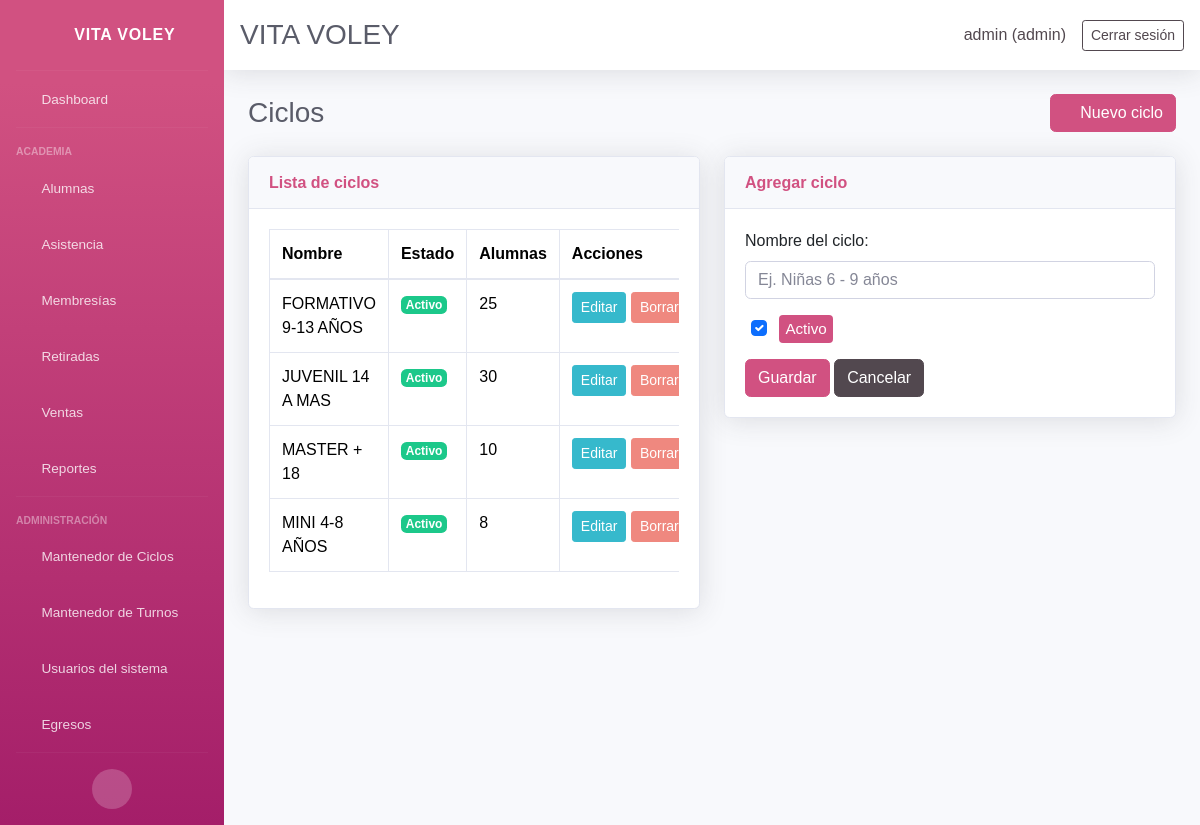
/cycles/ (signed in), run on an earlier commit of the app's database.
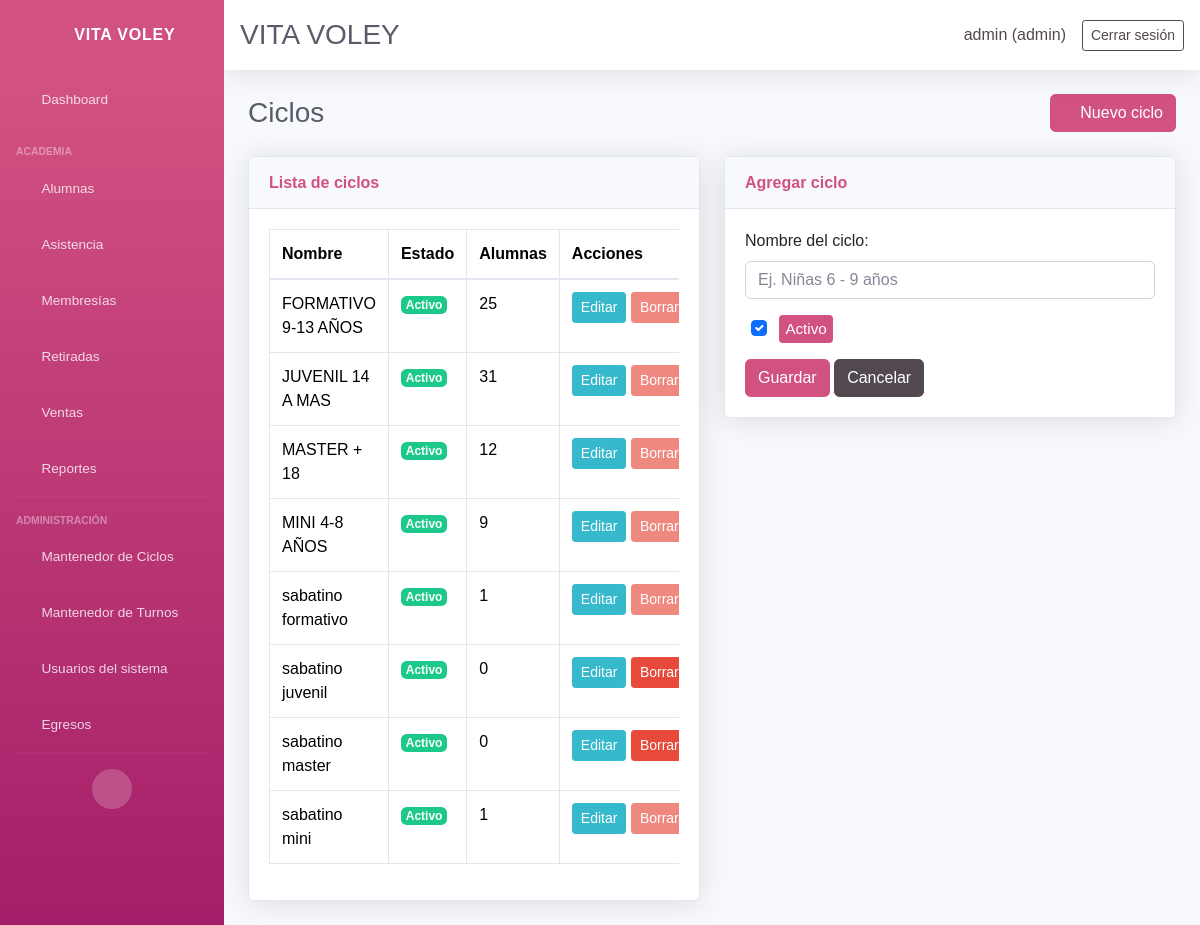
And on a later commit of the database.
### core/models.py (models this page shows, shortened)
class Cycle(models.Model):
    name = models.CharField(max_length=120, verbose_name='Nombre')
    slug = models.SlugField(max_length=40, unique=True, editable=False)
    is_active = models.BooleanField(default=True, verbose_name='Activo')
    sort_order = models.PositiveSmallIntegerField(default=0, editable=False)
    created_at = models.DateTimeField(auto_now_add=True)
    class Meta:
        ordering = ['name']
        verbose_name = 'Ciclo'
        verbose_name_plural = 'Ciclos'

### core/views_cycles.py (the view)
# urls.py: path('cycles/', views_cycles.cycles_list, name='cycles_list'),
@login_required(login_url='login')
def cycles_list(request):
    admin_redirect = _ensure_admin(request)
    if admin_redirect:
        return admin_redirect
    edit_cycle = None
    edit_id = request.GET.get('edit')
    if request.method == 'POST':
        form = CycleForm(request.POST)
        if form.is_valid():
            form.save()
            return redirect('cycles_list')
    elif edit_id:
        edit_cycle = get_object_or_404(Cycle, pk=edit_id)
        form = CycleForm(instance=edit_cycle)
    else:
        form = CycleForm()
    cycles = Cycle.objects.annotate(student_count=Count('students')).order_by('name')
    return render(request, 'core/cycles.html', {
        'cycles': cycles,
        'form': form,
        'create_mode': not edit_cycle,
        'edit_mode': bool(edit_cycle),
        'cycle': edit_cycle,
    })

### core/forms.py
class CycleForm(forms.ModelForm):
    class Meta:
        model = Cycle
        fields = ['name', 'is_active']
        widgets = {
            'name': forms.TextInput(attrs={'class': 'form-control', 'placeholder': 'Ej. Niñas 6 - 9 años'}),
            'is_active': forms.CheckboxInput(attrs={'class': 'form-check-input'}),
        }
        labels = {
            'name': 'Nombre del ciclo',
            'is_active': 'Activo',
        }

### core/context_processors.py (called while the page is built, shortened)
def user_role_context(request):
    user_role = None
    is_admin = False
    is_secretary = False
    if request.user.is_authenticated:
        if request.user.is_superuser:
            user_role = 'admin'
            is_admin = True
    return {
        'user_role': user_role,
        'is_admin': is_admin,
        'is_secretary': is_secretary,
    }

### core/views.py (called while the page is built)
def get_user_role(user):
    if not user.is_authenticated:
        return None
    if user.is_superuser:
        return 'admin'
    profile = getattr(user, 'userprofile', None)
    if profile is not None:
        return profile.role
    return 'secretary'

def _ensure_admin(request):
    if get_user_role(request.user) != 'admin':
        return redirect('dashboard')

### core/templates/core/cycles.html (shortened to what this page needs)
{% extends 'core/base.html' %}
{% block content %}
<div class="d-sm-flex align-items-center justify-content-between mb-4">
    <h1 class="h3 mb-0 text-gray-800">Ciclos</h1>
    <a class="btn btn-primary" href="{% url 'cycles_list' %}"><i class="fas fa-plus"></i> Nuevo ciclo</a>
</div>
<div class="row">
    <div class="col-lg-6">
        <div class="card shadow mb-4">
            <div class="card-header py-3">
                <h6 class="m-0 font-weight-bold text-primary">Lista de ciclos</h6>
            </div>
            <div class="card-body">
                <div class="table-responsive">
                    <table class="table table-bordered">
                        <thead>
                            <tr>
                                <th>Nombre</th>
                                <th>Estado</th>
                                <th>Alumnas</th>
                                <th>Acciones</th>
                            </tr>
                        </thead>
                        <tbody>
                            {% for item in cycles %}
                            <tr>
                                <td>{{ item.name }}</td>
                                <td>
                                    {% if item.is_active %}
                                    <span class="badge badge-success">Activo</span>
                                    {% else %}
                                    <span class="badge badge-secondary">Inactivo</span>
                                    {% endif %}
                                </td>
                                <td>{{ item.student_count }}</td>
                                <td class="text-nowrap">
                                    <a class="btn btn-sm btn-info" href="{% url 'cycle_edit' item.id %}">Editar</a>
                                    <form method="post" action="{% url 'cycle_delete' item.id %}" class="d-inline" onsubmit="return confirm('¿Eliminar este ciclo?');">
                                        <button class="btn btn-sm btn-danger" type="submit" {% if item.student_count %}disabled title="Tiene alumnas asignadas"{% endif %}>Borrar</button>
                                    </form>
                                </td>
                            </tr>
                            {% empty %}
                            <tr><td colspan="4">No hay ciclos registrados.</td></tr>
                            {% endfor %}
                        </tbody>
                    </table>
                </div>
            </div>
        </div>
    </div>
    <div class="col-lg-6">
        <div class="card shadow mb-4">
            <div class="card-header py-3">
                <h6 class="m-0 font-weight-bold text-primary">{% if edit_mode %}Editar ciclo{% else %}Agregar ciclo{% endif %}</h6>
            </div>
            <div class="card-body">
                <form method="post" action="{% if edit_mode %}{% url 'cycle_edit' cycle.id %}{% else %}{% url 'cycles_list' %}{% endif %}">
                    <div class="form-group">
                        {{ form.name.label_tag }}
                        {{ form.name }}
                    </div>
                    <div class="form-group form-check">
                        {{ form.is_active }}
                        <label class="form-check-label" for="{{ form.is_active.id_for_label }}">{{ form.is_active.label }}</label>
                    </div>
                    <button type="submit" class="btn btn-primary">Guardar</button>
                    <a class="btn btn-secondary" href="{% url 'cycles_list' %}">Cancelar</a>
                </form>
            </div>
        </div>
    </div>
</div>
{% endblock %}

What changed in the data, as far as the page shows it:
computed for Cycle "JUVENIL 14 A MAS": student_count "30" → "31"
computed for Cycle "MASTER + 18": student_count "10" → "12"
computed for Cycle "MINI 4-8 AÑOS": student_count "8" → "9"
added Cycle: name "sabatino formativo", is_active "Activo", student_count "1"
added Cycle: name "sabatino juvenil", is_active "Activo", student_count "0"
added Cycle: name "sabatino master", is_active "Activo", student_count "0"
added Cycle: name "sabatino mini", is_active "Activo", student_count "1"
